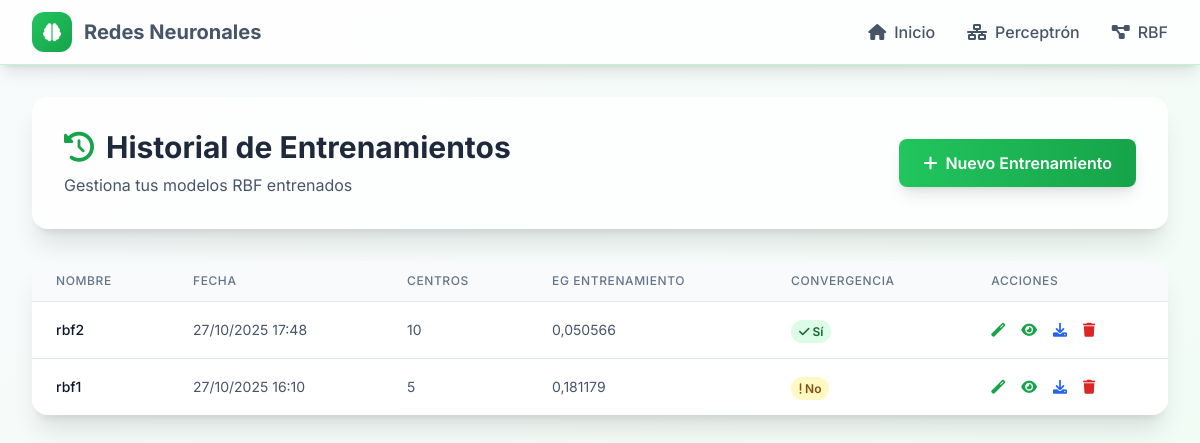
Page /rbf/historial/ on the committed database.
### rbf/models.py (models this page shows, shortened)
class RBFTraining(models.Model):
    nombre = models.CharField(max_length=100, verbose_name="Nombre del entrenamiento")
    fecha_creacion = models.DateTimeField(auto_now_add=True, verbose_name="Fecha de creación")
    num_centros = models.IntegerField(
        verbose_name="Número de centros radiales",
        validators=[MinValueValidator(2), MaxValueValidator(50)]
    )
    porcentaje_entrenamiento = models.FloatField(
        verbose_name="Porcentaje de entrenamiento",
        validators=[MinValueValidator(50.0), MaxValueValidator(90.0)],
        default=70.0
    )
    error_aproximacion = models.FloatField(
        verbose_name="Error de aproximación óptimo",
        validators=[MaxValueValidator(1.0)],
        default=0.1
    )
    columnas_entrada = models.JSONField(verbose_name="Columnas de entrada")
    columnas_salida = models.JSONField(verbose_name="Columnas de salida")
    centros_radiales = models.JSONField(verbose_name="Centros radiales (Rj)")
    pesos_finales = models.JSONField(verbose_name="Pesos finales (W)")
    umbral = models.FloatField(verbose_name="Umbral (W0)")
    metricas_entrenamiento = models.JSONField(verbose_name="Métricas de entrenamiento (EG, MAE, RMSE)")
    metricas_prueba = models.JSONField(verbose_name="Métricas de prueba (EG, MAE, RMSE)")
    convergencia = models.BooleanField(
        verbose_name="Convergencia alcanzada",
        default=False
    )
    estadisticas_normalizacion = models.JSONField(
        verbose_name="Estadísticas de normalización (mean, std)",
        null=True,
        blank=True,
        default=dict
    )
    archivo_datos = models.FileField(
        upload_to='rbf_training_data/',
        verbose_name="Archivo de datos",
        null=True,
        blank=True
    )
    class Meta:
        verbose_name = "Entrenamiento RBF"
        verbose_name_plural = "Entrenamientos RBF"
        ordering = ['-fecha_creacion']

### rbf/views.py (the view)
# urls.py: path('historial/', views.historial_rbf, name='historial_rbf'),
def historial_rbf(request):
    entrenamientos = RBFTraining.objects.all().order_by('-fecha_creacion')
    context = {
        'trainings': entrenamientos
    }
    return render(request, 'rbf/historial.html', context)

### templates/rbf/historial.html (shortened to what this page needs)
{% extends 'base.html' %}
{% block content %}
<div class="max-w-7xl mx-auto px-4 sm:px-6 lg:px-8 py-8">
    <div class="bg-white/80 backdrop-blur-md rounded-2xl shadow-xl p-8 mb-8 flex items-center justify-between">
        <div>
            <h1 class="text-3xl font-bold text-accent-800 mb-2">
                <i class="fas fa-history mr-3 text-primary-600"></i>Historial de Entrenamientos
            </h1>
            <p class="text-accent-600">Gestiona tus modelos RBF entrenados</p>
        </div>
        <a href="{% url 'rbf:cargar_datos_rbf' %}" class="bg-gradient-to-r from-primary-500 to-primary-600 text-white px-6 py-3 rounded-lg font-semibold hover:from-primary-600 hover:to-primary-700 transition-all shadow-lg hover:shadow-xl">
            <i class="fas fa-plus mr-2"></i>Nuevo Entrenamiento
        </a>
    </div>
    {% if trainings %}
    <div class="bg-white/80 backdrop-blur-md rounded-2xl shadow-xl overflow-hidden">
        <div class="overflow-x-auto">
            <table class="min-w-full divide-y divide-accent-200">
                <thead class="bg-accent-50">
                    <tr>
                        <th class="px-6 py-3 text-left text-xs font-medium text-accent-500 uppercase tracking-wider">Nombre</th>
                        <th class="px-6 py-3 text-left text-xs font-medium text-accent-500 uppercase tracking-wider">Fecha</th>
                        <th class="px-6 py-3 text-left text-xs font-medium text-accent-500 uppercase tracking-wider">Centros</th>
                        <th class="px-6 py-3 text-left text-xs font-medium text-accent-500 uppercase tracking-wider">EG Entrenamiento</th>
                        <th class="px-6 py-3 text-left text-xs font-medium text-accent-500 uppercase tracking-wider">Convergencia</th>
                        <th class="px-6 py-3 text-left text-xs font-medium text-accent-500 uppercase tracking-wider">Acciones</th>
                    </tr>
                </thead>
                <tbody class="bg-white divide-y divide-accent-200">
                    {% for training in trainings %}
                    <tr class="hover:bg-primary-50 transition-colors">
                        <td class="px-6 py-4 whitespace-nowrap text-sm font-medium text-accent-900">
                            {{ training.nombre }}
                        </td>
                        <td class="px-6 py-4 whitespace-nowrap text-sm text-accent-600">
                            {{ training.fecha_creacion|date:"d/m/Y H:i" }}
                        </td>
                        <td class="px-6 py-4 whitespace-nowrap text-sm text-accent-600">
                            {{ training.num_centros }}
                        </td>
                        <td class="px-6 py-4 whitespace-nowrap text-sm text-accent-600">
                            {{ training.metricas_entrenamiento.EG|floatformat:6 }}
                        </td>
                        <td class="px-6 py-4 whitespace-nowrap">
                            {% if training.convergencia %}
                            <span class="px-2 py-1 text-xs font-semibold rounded-full bg-green-100 text-green-800">
                                <i class="fas fa-check"></i> Sí
                            </span>
                            {% else %}
                            <span class="px-2 py-1 text-xs font-semibold rounded-full bg-yellow-100 text-yellow-800">
                                <i class="fas fa-exclamation"></i> No
                            </span>
                            {% endif %}
                        </td>
                        <td class="px-6 py-4 whitespace-nowrap text-sm">
                            <div class="flex items-center space-x-4">
                                <a href="{% url 'rbf:predecir_rbf' training.id %}" class="text-green-600 hover:text-green-800" title="Hacer predicción">
                                    <i class="fas fa-magic"></i>
                                </a>
                                <a href="{% url 'rbf:detalles_rbf' training.id %}" class="text-primary-600 hover:text-primary-800" title="Ver detalles">
                                    <i class="fas fa-eye"></i>
                                </a>
                                <a href="{% url 'rbf:descargar_modelo_rbf' training.id %}" class="text-blue-600 hover:text-blue-800" title="Descargar">
                                    <i class="fas fa-download"></i>
                                </a>
                                <form method="post" action="{% url 'rbf:eliminar_rbf' training.id %}" class="inline">
                                    <button type="submit" class="text-red-600 hover:text-red-800" title="Eliminar" onclick="return confirm('¿Estás seguro de eliminar este entrenamiento?');">
                                        <i class="fas fa-trash"></i>
                                    </button>
                                </form>
                            </div>
                        </td>
                    </tr>
                    {% endfor %}
                </tbody>
            </table>
        </div>
    </div>
    {% endif %}
</div>
{% endblock %}

### static/css/style.css (style rules this page uses)
body { font-family: 'Inter', system-ui, -apple-system, sans-serif; }

### rows in the picture
RBFTraining: nombre "rbf2", fecha_creacion "27/10/2025 17:48", num_centros "10", metricas_entrenamiento.EG "0,050566", convergencia True (drawn)
RBFTraining: nombre "rbf1", fecha_creacion "27/10/2025 16:10", num_centros "5", metricas_entrenamiento.EG "0,181179", convergencia False (drawn)
